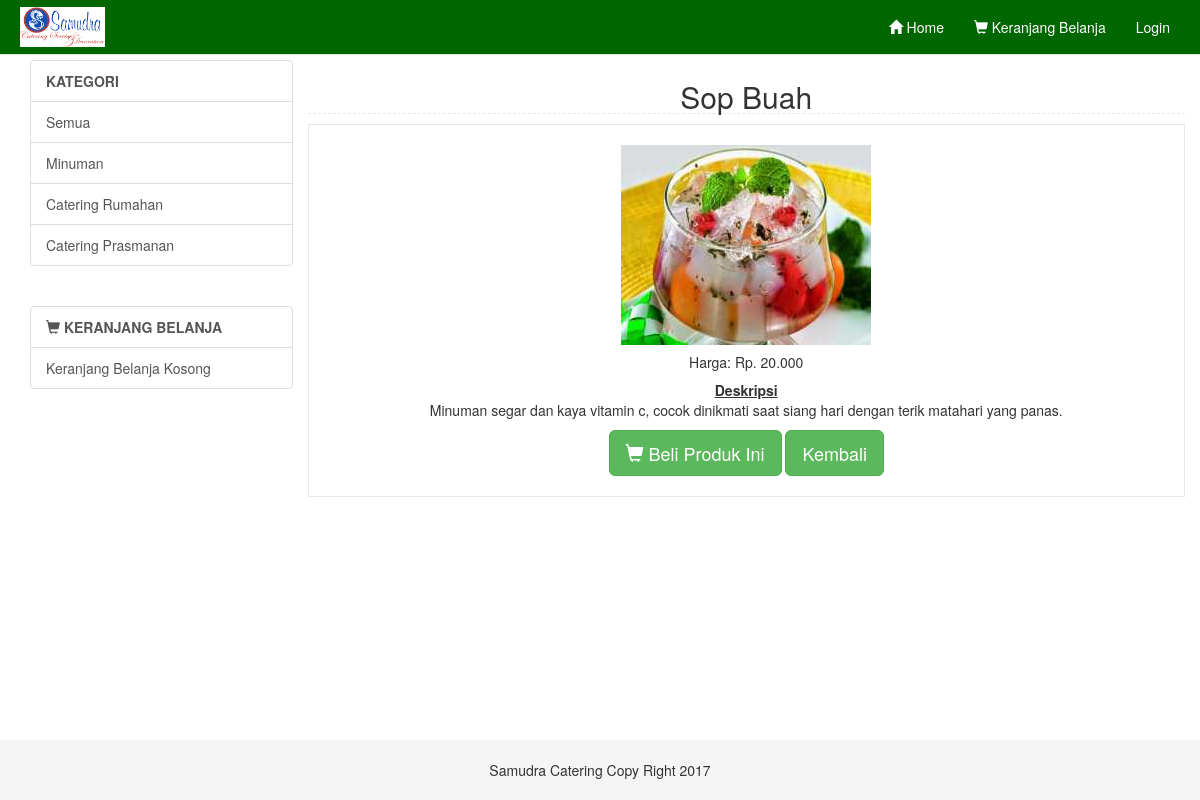
Screenshot of /index.php/shopping/detail_produk with the database file from the repository.
### tables this page shows
CREATE TABLE `tbl_kategori` (
  `id` int(5) UNSIGNED NOT NULL,
  `nama_kategori` varchar(30) DEFAULT NULL
);

CREATE TABLE `tbl_produk` (
  `id_produk` varchar(10) NOT NULL,
  `nama_produk` varchar(50) DEFAULT NULL,
  `deskripsi` varchar(150) DEFAULT NULL,
  `harga` varchar(10) DEFAULT NULL,
  `gambar` varchar(50) DEFAULT NULL,
  `kategori` int(10) DEFAULT NULL
);

### application/controllers/Shopping.php (called while the page is built, shortened)
<?php
class Shopping extends CI_Controller {
	public function __construct()
	{
		$this->load->library('cart');
		$this->load->model('keranjang_model');
	}
	public function detail_produk()
	{
		$id=($this->uri->segment(3))?$this->uri->segment(3):0;
		$data['kategori'] = $this->keranjang_model->get_kategori_all();
		$data['detail'] = $this->keranjang_model->get_produk_id($id)->row_array();
		$this->load->view('themes/header',$data);
		$this->load->view('shopping/detail_produk',$data);
		$this->load->view('themes/footer');
	}
}
?>

### index.php (called while the page is built, shortened)
<?php
require_once BASEPATH.'core/CodeIgniter.php';

### application/models/Keranjang_model.php (called while the page is built, shortened)
<?php if (!defined('BASEPATH')) exit('No direct script access allowed');
class Keranjang_model extends CI_Model {
	public function get_kategori_all()
	{
		$query = $this->db->get('tbl_kategori');
		return $query->result_array();
	}
	public  function get_produk_id($id)
	{
		$this->db->select('tbl_produk.*,nama_kategori');
		$this->db->from('tbl_produk');
		$this->db->join('tbl_kategori', 'kategori=tbl_kategori.id','left');
   		$this->db->where('id_produk',$id);
        return $this->db->get();
    }
}
?>

### application/views/shopping/detail_produk.php (the view, shortened to what this page needs)
<h2><?php echo $detail['nama_produk'];?></h2>
<form method="post" action="<?php echo base_url();?>shopping/tambah" method="post" accept-charset="utf-8">
<center>
<div class="kotak2">
<img class="img-responsive" src="<?php echo base_url() . 'assets/images/'.$detail['gambar']; ?>"/>
 <h5>Harga: Rp. <?php echo number_format($detail['harga'],0,",",".");?></h5>
 <p class="card-text">
<strong> <u>Deskripsi</u></strong><br>
 <?php echo $detail['deskripsi'];?></p>
 <button class="btn btn-lg btn-success" type="submit"><i class="glyphicon glyphicon-shopping-cart"></i> Beli Produk Ini</button>
 <a href="<?php echo base_url('shopping/index'); ?>" class="btn btn-lg btn-success"> Kembali </a>
</div>
</center>
 </div>

### application/views/themes/header.php (shortened to what this page needs)
<!DOCTYPE html>
<html lang="en">
  <head>
	<link href="<?php echo base_url()?>assets/bootstrap/css/bootstrap.min.css" rel="stylesheet">
    <link href="<?php echo base_url()?>assets/asie/css/ie10-viewport-bug-workaround.css" rel="stylesheet">
    <link href="<?php echo base_url()?>assets/custom.css" rel="stylesheet">
    <link href="<?php echo base_url()?>assets/jquery/jquery-ui.css" rel="stylesheet">
  </head>
  <body>
    <nav class="navbar navbar-default navbar-custom navbar-fixed-top">
      <div class="container">
        <div class="navbar-header">
          <a class="navbar-brand" href="shopping"><img src="<?php echo base_url()?>assets/aa.png"></a>
        </div>
        <div id="navbar" class="collapse navbar-collapse">
          <ul class="nav navbar-nav navbar-right">
            <li class="active"><a href="<?php echo base_url()?>"><i class="glyphicon glyphicon-home"></i> Home</a></li>
            <li><a href="<?php echo base_url()?>shopping/tampil_cart"><i class="glyphicon glyphicon-shopping-cart"></i>  Keranjang Belanja</a></li>
        <?php if($this->session->userdata('username')) { ?>
            <li><div style="line-height:50px;"><i class="glyphicon glyphicon-user"></i> <?=$this->session->userdata('username')?></div></li>
            <li><?php echo anchor('logout', 'Logout'); ?></li>
        <?php }else{ ?>
            <li><?php echo anchor('login/login', 'Login'); ?></li>
            <?php } ?>
          </ul>
        </div>
      </div>
    </nav>
<div class="container">
<div class="row">
        <div class="col-lg-3">
          <div class="list-group">
          	<a class="list-group-item"><strong>KATEGORI</strong></a>
            <a href="<?php echo base_url()?>shopping/index/" class="list-group-item">Semua</a>
        <?php
		          	foreach ($kategori as $row)
						{
			  ?>
            <a href="<?php echo base_url()?>shopping/index/<?php echo $row['id'];?>" class="list-group-item"><?php echo $row['nama_kategori'];?></a>
        <?php
            }
			  ?>
          </div><br>
           <div class="list-group">
           <a href="<?php echo base_url()?>shopping/tampil_cart" class="list-group-item"><strong><i class="glyphicon glyphicon-shopping-cart"></i> KERANJANG BELANJA</strong></a>
          <?php
		  	$cart= $this->cart->contents();
			if(empty($cart)) {
				?>
                <a class="list-group-item">Keranjang Belanja Kosong</a>
        <?php
				    }
        ?>
			</div>
    </div>
  <div class="col-lg-9">
<div class="row">

### assets/custom.css (style rules this page uses)
html { position: relative; min-height: 100%; }
body { margin-bottom: 60px; }
h2 { text-align:center; border-bottom:1px dashed #e8e8e8; }
body > .container { padding: 60px 15px 0; }
.kotak2 { padding:20px; border:1px solid #e8e8e8; margin-bottom:15px; }
.navbar-brand { padding: 0px; }
.navbar-brand>img { height: 100%; padding: 5px; width: auto; }
.navbar-custom { background:#060; color:#ffffff; border-radius:0; padding:2px; }
.navbar-custom .navbar-nav > li > a { color:#fff; }
.navbar-custom .navbar-nav > .active > a, .navbar-nav > .active > a:hover, .navbar-nav > .active > a:focus { color: #ffffff; background-color:transparent; }
.navbar-custom .navbar-brand { color:#ffffff; }

### rows the page displays
tbl_kategori: nama_kategori "Minuman"
tbl_kategori: nama_kategori "Catering Rumahan"
tbl_kategori: nama_kategori "Catering Prasmanan"
tbl_produk: nama_produk "Sop Buah", gambar (picture), harga "20.000", deskripsi "Minuman segar dan kaya vitamin c, cocok dinikmati saat siang hari dengan terik matahari yang panas."

### other values shown
anchor('login/login', 'Login') "Login"
